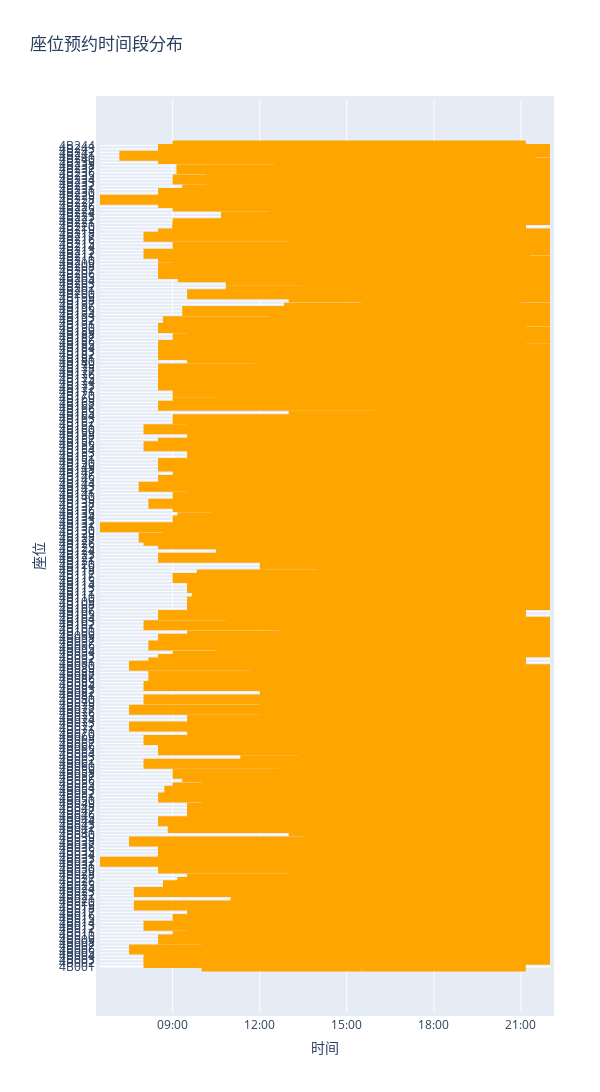

The cell this chart's notebook holds for it:
### Code cell
# 根据座位名称分组
groups = df.groupby("devName")

dev_names = df['devName'].unique()
name_to_index = {name: i for i, name in enumerate(dev_names)}

# 创建散点图
fig = go.Figure()

for name, group in groups:
    y_pos = name_to_index[name]
    for start_time, end_time in zip(group['startTime'], group['endTime']):
        fig.add_trace(
            go.Scatter(
                x=[start_time, end_time],
                y=[y_pos, y_pos],
                mode='lines',
                line=dict(color='orange', width=10),
                showlegend=False
            )
        )

# 设置x轴和y轴
fig.update_xaxes(title_text='时间', tickformat='%H:%M')
fig.update_yaxes(title_text='座位', tickvals=list(range(len(dev_names))), ticktext=dev_names)

# 设置布局
fig.update_layout(
    title='座位预约时间段分布',
    autosize=False,
    width=600,  # 调整图表宽度
    height=2400,  # 调整图表高度
    margin=dict(l=100, r=50, pad=4),
    yaxis=dict(scaleanchor="x", scaleratio=1)
)

# 显示图表
fig.show()
